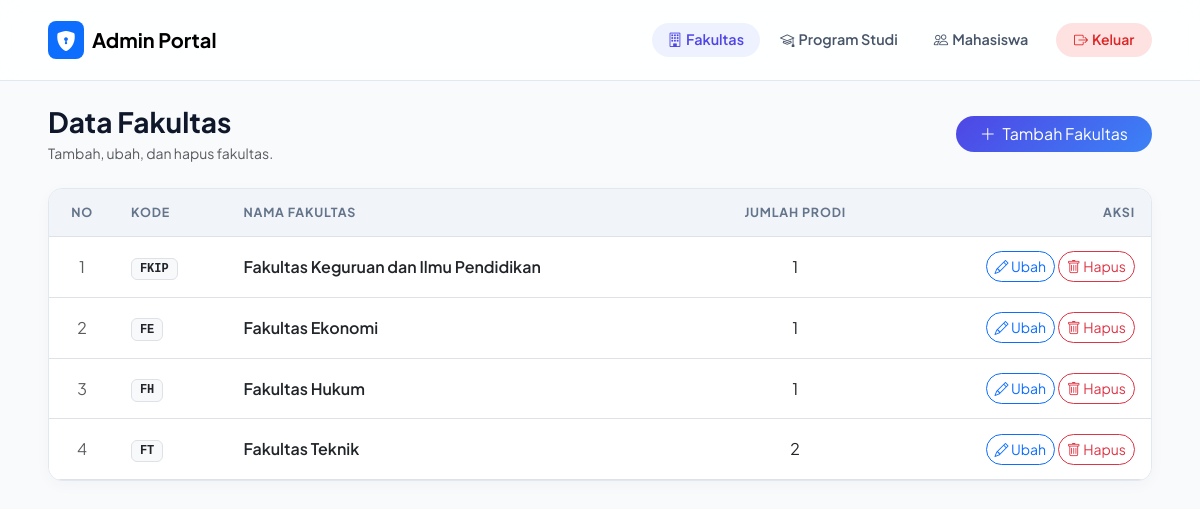
The app's page /admin_fakultas.php (signed in) with its own data.
### tables this page shows
CREATE TABLE `fakultas` (
  `kode_fakultas` varchar(10) NOT NULL,
  `nama_fakultas` varchar(100) NOT NULL
);

### admin_fakultas.php (the view, shortened to what this page needs)
<?php
require_once "koneksi.php";
require_once "admin_layout.php";
$list = mysqli_query($conn, "
    SELECT f.kode_fakultas, f.nama_fakultas, COUNT(p.kode_prodi) AS jml_prodi
    FROM fakultas f
    LEFT JOIN program_studi p ON p.kode_fakultas = f.kode_fakultas
    GROUP BY f.kode_fakultas, f.nama_fakultas
    ORDER BY f.nama_fakultas
");
$rows = mysqli_fetch_all($list, MYSQLI_ASSOC);
?>
<div class="d-flex flex-column flex-md-row justify-content-between align-items-md-center gap-3 mb-4">
    <div>
        <h3 class="fw-bold mb-1">Data Fakultas</h3>
        <p class="text-muted small mb-0">Tambah, ubah, dan hapus fakultas.</p>
    </div>
    <button class="btn btn-primary rounded-pill px-4" data-bs-toggle="modal" data-bs-target="#modalTambah">
        <i class="bi bi-plus-lg me-1"></i> Tambah Fakultas
    </button>
</div>
<div class="data-card">
    <div class="table-responsive">
        <table class="table table-hover mb-0">
            <thead>
                <tr>
                    <th style="width:6%" class="text-center">No</th>
                    <th>Kode</th>
                    <th>Nama Fakultas</th>
                    <th class="text-center">Jumlah Prodi</th>
                    <th class="text-end">Aksi</th>
                </tr>
            </thead>
            <tbody>
            <?php if ($rows): $no = 1; foreach ($rows as $r): ?>
                <tr>
                    <td class="text-center text-muted"><?= $no++ ?></td>
                    <td><span class="badge bg-light text-dark border font-monospace"><?= h($r['kode_fakultas']) ?></span></td>
                    <td class="fw-semibold"><?= h($r['nama_fakultas']) ?></td>
                    <td class="text-center"><?= (int)$r['jml_prodi'] ?></td>
                    <td class="text-end">
                        <button class="btn btn-sm btn-outline-primary rounded-pill btn-edit"
                                data-kode="<?= h($r['kode_fakultas']) ?>" data-nama="<?= h($r['nama_fakultas']) ?>"
                                data-bs-toggle="modal" data-bs-target="#modalEdit">
                            <i class="bi bi-pencil"></i> Ubah
                        </button>
                        <button class="btn btn-sm btn-outline-danger rounded-pill btn-hapus"
                                data-kode="<?= h($r['kode_fakultas']) ?>" data-nama="<?= h($r['nama_fakultas']) ?>"
                                data-bs-toggle="modal" data-bs-target="#modalHapus">
                            <i class="bi bi-trash"></i> Hapus
                        </button>
                    </td>
                </tr>
            <?php endforeach; else: ?>
                <tr><td colspan="5" class="text-center py-5 text-muted">Belum ada data fakultas.</td></tr>
            <?php endif; ?>
            </tbody>
        </table>
    </div>
</div>

### admin_layout.php (style rules this page uses)
:root { --border-color:#e2e8f0; --text-muted:#64748b; --radius-md:14px; }
body { font-family:'Plus Jakarta Sans',sans-serif; background:#f8fafc; color:#0f172a; min-height:100vh; }
.data-card { background:#fff; border:1px solid var(--border-color); border-radius:var(--radius-md); box-shadow:0 4px 15px rgba(0,0,0,.03); overflow:hidden; }
.table > :not(caption) > * > * { padding:.9rem 1rem; vertical-align:middle; }
.table thead th { font-size:.78rem; text-transform:uppercase; letter-spacing:.8px; font-weight:700; color:var(--text-muted); background:#f1f5f9; }
.btn-primary { background:linear-gradient(135deg,#4f46e5,#3b82f6); border:none; }

### records on screen
fakultas: kode_fakultas "FKIP", nama_fakultas "Fakultas Keguruan dan Ilmu Pendidikan", jml_prodi "1"
fakultas: kode_fakultas "FE", nama_fakultas "Fakultas Ekonomi", jml_prodi "1"
fakultas: kode_fakultas "FH", nama_fakultas "Fakultas Hukum", jml_prodi "1"
fakultas: kode_fakultas "FT", nama_fakultas "Fakultas Teknik", jml_prodi "2"

### other values on screen
$label "Fakultas"
$label "Program Studi"
$label "Mahasiswa"
